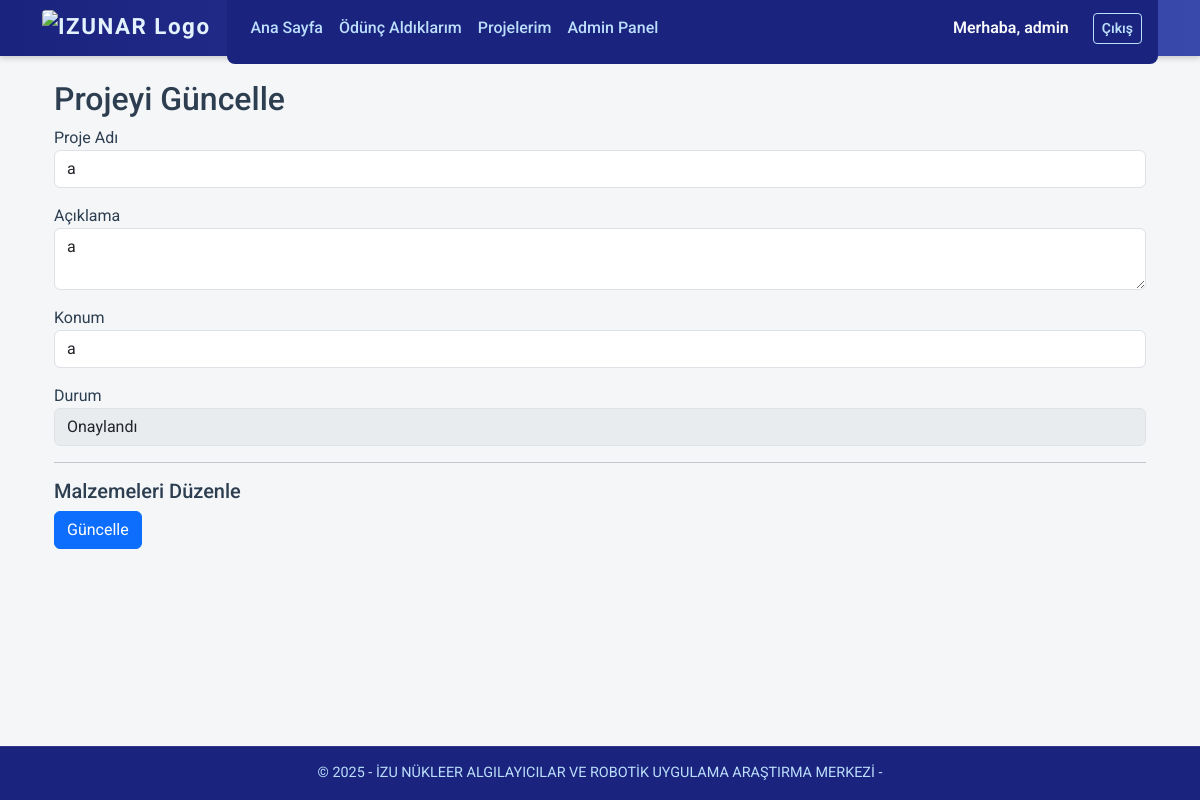
The app's page /projelerim/1/duzenle (signed in) with its own data.
### models.py (models this page shows)
class User(db.Model, UserMixin):
    id = db.Column(db.Integer, primary_key=True)
    username = db.Column(db.String(80), unique=True, nullable=False)
    password = db.Column(db.String(120), nullable=False)
    role = db.Column(db.String(20), default="user")  # 'admin' veya 'user'
    can_add_product = db.Column(db.Boolean, default=False)
    @property
    def is_admin(self):
        return self.role == 'admin'

class Project(db.Model):
    id = db.Column(db.Integer, primary_key=True)
    name = db.Column(db.String(100), nullable=False)
    description = db.Column(db.Text, nullable=True)
    location = db.Column(db.String(100), nullable=True)
    status = db.Column(db.String(20), default="Bekliyor")  # "Bekliyor", "Onaylandı", "Tamamlandı"
    approved = db.Column(db.Boolean, default=False)
    user_id = db.Column(db.Integer, db.ForeignKey('user.id'), nullable=False)
    timestamp = db.Column(db.DateTime, default=lambda: datetime.now(turkey_tz))
    user = db.relationship('User', backref='projects')
    items = db.relationship('ProjectItem', backref='project', cascade="all, delete-orphan")

### app.py (the view, shortened to what this page needs)
@app.route('/projelerim/<int:project_id>/duzenle', methods=['GET', 'POST'])
@login_required
def edit_project(project_id):
    project = Project.query.get_or_404(project_id)
    if project.user_id != current_user.id:
        abort(403)
    return render_template('edit_project.html', project=project)

### app.py (called while the page is built)
@app.context_processor
def inject_csrf_token():
    return dict(csrf_token=generate_csrf())

@app.context_processor
def inject_timezone():
    return dict(tz=ZoneInfo("Europe/Istanbul"))

@login_manager.user_loader
def load_user(user_id):
    return User.query.get(int(user_id))

### templates/edit_project.html (shortened to what this page needs)
{% extends 'base.html' %}
{% block content %}
<div class="container mt-4">
  <h2>Projeyi Güncelle</h2>
  <form method="POST">
    <div class="mb-3">
      <label>Proje Adı</label>
      <input type="text" name="name" class="form-control" value="{{ project.name }}" required>
    </div>
    <div class="mb-3">
      <label>Açıklama</label>
      <textarea name="description" class="form-control">{{ project.description }}</textarea>
    </div>
    <div class="mb-3">
      <label>Konum</label>
      <input type="text" name="location" class="form-control" value="{{ project.location }}">
    </div>
    <div class="mb-3">
      <label>Durum</label>
      <input type="text" class="form-control" value="{{ project.status }}" disabled>
    </div>
    <hr>
    <h5>Malzemeleri Düzenle</h5>
    <button type="submit" class="btn btn-primary">Güncelle</button>
  </form>
</div>
{% endblock %}

### templates/base.html (shortened to what this page needs)
<!DOCTYPE html>
<html lang="tr">
<head>
  <link href="https://cdn.jsdelivr.net/npm/bootstrap@5.3.0/dist/css/bootstrap.min.css" rel="stylesheet" />
  <link href="https://cdn.jsdelivr.net/npm/bootstrap-icons@1.10.5/font/bootstrap-icons.css" rel="stylesheet" />
</head>
<body>
<nav class="navbar navbar-expand-lg">
  <div class="container">
    <a class="navbar-brand" href="https://nar.izu.edu.tr/" target="_blank" rel="noopener noreferrer">
      <img src="https://nar.izu.edu.tr/assets/nar_logo_lowres.png" alt="IZUNAR Logo" />
    </a>
    <div class="collapse navbar-collapse" id="navbarContent">
      <ul class="navbar-nav me-auto mb-2 mb-lg-0">
        <li class="nav-item">
          <a class="nav-link" href="{{ url_for('index') }}">Ana Sayfa</a>
        </li>
        {% if current_user.is_authenticated %}
        <li class="nav-item">
          <a class="nav-link" href="{{ url_for('my_borrowed') }}">Ödünç Aldıklarım</a>
        </li>
        <li class="nav-item">
          <a class="nav-link" href="{{ url_for('my_projects') }}">Projelerim</a>
        </li>
        {% if current_user.is_admin %}
        <li class="nav-item">
          <a class="nav-link" href="{{ url_for('admin_dashboard') }}">Admin Panel</a>
        </li>
        {% endif %}
        {% endif %}
      </ul>
      <div class="d-flex align-items-center gap-2">
        {% if current_user.is_authenticated %}
        <span class="text-light fw-semibold me-3">Merhaba, {{ current_user.username }}</span>
        <a class="btn btn-outline-light btn-sm" href="{{ url_for('logout') }}">Çıkış</a>
        {% else %}
        <a class="btn btn-outline-light btn-sm" href="{{ url_for('login') }}">Giriş</a>
        <a class="btn btn-outline-light btn-sm" href="{{ url_for('register') }}">Kayıt Ol</a>
        {% endif %}
      </div>
    </div>
  </div>
</nav>
<div class="container mt-4">
  {% block content %}{% endblock %}
</div>
<footer>
  &copy; {{ current_year or "2025" }} - İZU NÜKLEER ALGILAYICILAR VE ROBOTİK UYGULAMA ARAŞTIRMA MERKEZİ -
</footer>
</body>
</html>

### templates/base.html (style rules this page uses)
body { font-family: 'Roboto', sans-serif; background-color: #f4f6f8; color: #2c3e50; padding-top: 56px; margin-bottom: 3.5rem; }
.navbar { position: fixed; top: 0; left: 0; right: 0; height: 56px; background: linear-gradient(90deg, #1a237e 0%, #3949ab 100%); box-shadow: 0 2px 6px rgba(0, 0, 0, 0.2); transition: top 0.3s ease; z-index: 1030; }
.navbar-brand { display: flex; align-items: center; gap: 0.5rem; font-weight: 700; font-size: 1.4rem; letter-spacing: 1.5px; color: #e3f2fd !important; }
.navbar-brand img { height: 36px; width: auto; border-radius: 4px; }
.navbar-nav .nav-link { color: #bbdefb !important; font-weight: 500; transition: color 0.3s ease; }
.btn-outline-light { border-color: #bbdefb; color: #bbdefb; font-weight: 600; transition: all 0.3s ease; }
footer { position: fixed; bottom: 0; left: 0; right: 0; background-color: #1a237e; color: #bbdefb; padding: 1rem 0; text-align: center; font-size: 0.9rem; box-shadow: inset 0 1px 0 rgba(255, 255, 255, 0.1); white-space: nowrap; overflow: hidden; text-overflow: ellipsis; z-index: 1020; }
.navbar-collapse { background-color: #1a237e !important; border-radius: 0.5rem; padding: 1rem; animation: slideIn 0.4s ease forwards; }

### records on screen
User: username "admin"
Project: name "a", description "a", location "a", status "Onaylandı"

### other values on screen
{{ current_year or "2025" }} "2025"
